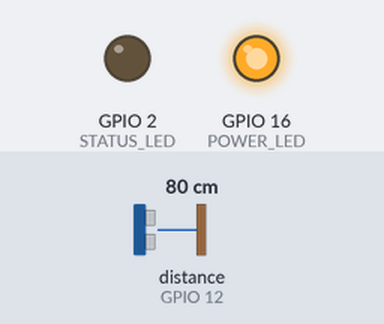
Bench run of a sketch on a simulated ESP32. Shown: output pins drawn as LEDs (lit = HIGH). Dashed ring = blinking. The inputs (shaded band) are chosen by the test bench; at power-on: distance to the obstacle (sensor on GPIO 12) 80 cm. The echo pulse lasts 58.3 µs per cm; WiFi joins after 1.5 s; servers stay silent unless stated; random numbers use the default seed unless the sketch sets one; no MQTT or app messages arrive unless stated; what the sketch prints to the serial monitor is not drawn.

Above: at 0.1 s.
At 2.7 s:
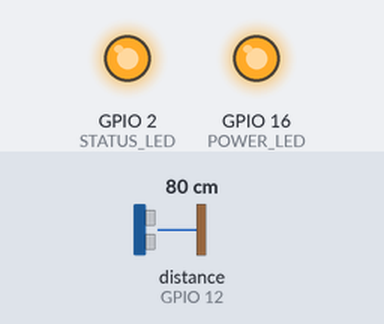
2.8 s: distance to the obstacle (sensor on GPIO 12) set to 2 cm
At 7.06 s:
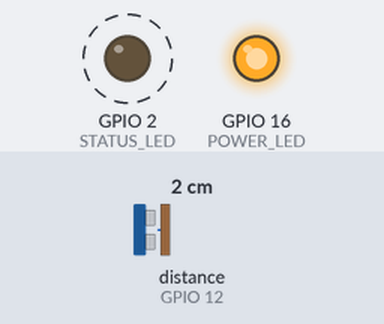
12.5 s: distance to the obstacle (sensor on GPIO 12) set to 35 cm
Timing chart, 0 to 31.5 s (numbered marks = the images above; inputs shaded):
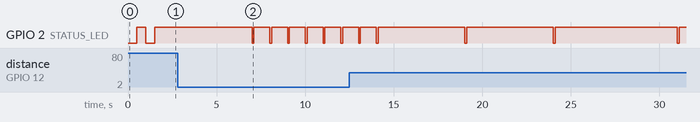

The sketch:

water_tank.ino
```cpp
/*
 * Smart Home Monitoring System
 * Water Tank Level Monitor - ESP32
 */

#include <WiFi.h>
#include <PubSubClient.h>
#include <NewPing.h>
#include <ArduinoJson.h>

// Configuration
const char* ssid          = "K";
const char* wifi_password = "12345678";

const char* mqtt_server = "test.mosquitto.org";
const int   mqtt_port   = 1883;
const char* mqtt_user   = "";
const char* mqtt_pass   = "";

const char* topic_water_level   = "home/watertank/level";
const char* topic_water_status  = "home/watertank/status";
const char* topic_system_status = "home/system/status";

const char* node_id       = "WATER_TANK_01";
const char* node_location = "Main Water Tank";

#define TRIGGER_PIN  14
#define ECHO_PIN     12
#define MAX_DISTANCE 300
#define POWER_LED    16
#define STATUS_LED   2

// Tank Parameters (1 m tank)
const float TANK_HEIGHT    = 100.0;
const float EMPTY_DISTANCE =  90.0;
const float FULL_DISTANCE  =  10.0;

// Timing
const long RECONNECT_INTERVAL = 5000;

const float LVL_MID  = 75.0;   // above this → 5 s interval
const float LVL_HIGH = 90.0;   // above this → 1 s interval
const long  INT_LOW  = 7000;   // <75%  → 7 s
const long  INT_MID  = 5000;   // 75–90% → 5 s
const long  INT_HIGH = 1000;   // >90%  → 1 s

// IIR Filter Parameters
const float IIR_ALPHA   = 0.4f; // 0.0 = max smooth, 1.0 = no filter
float       iirFiltered = -1.0f;

// Global Objects
NewPing      sonar(TRIGGER_PIN, ECHO_PIN, MAX_DISTANCE);
WiFiClient   espClient;
PubSubClient client(espClient);

unsigned long lastSensorRead = 0;
unsigned long lastReconnect  = 0;
long          sensorInterval = INT_LOW;

float   iirFilter(float sample);
long    getSensorInterval(float levelPct);
void    setupWiFi();
boolean reconnectMQTT();
void    readAndPublish();

// IIR Filter
// First-order exponential moving average: y[n] = α·x[n] + (1-α)·y[n-1]
float iirFilter(float sample) {
  if (iirFiltered < 0.0f) iirFiltered = sample;
  else iirFiltered = IIR_ALPHA * sample + (1.0f - IIR_ALPHA) * iirFiltered;
  return iirFiltered;
}

// Dynamic Poll Interval
long getSensorInterval(float levelPct) {
  if      (levelPct > LVL_HIGH) return INT_HIGH;
  else if (levelPct > LVL_MID)  return INT_MID;
  else                          return INT_LOW;
}

void setupWiFi() {
  Serial.print("Connecting to WiFi: ");
  Serial.println(ssid);
  WiFi.mode(WIFI_STA);
  WiFi.begin(ssid, wifi_password);
  while (WiFi.status() != WL_CONNECTED) {
    delay(500);
    Serial.print(".");
    digitalWrite(STATUS_LED, !digitalRead(STATUS_LED));
  }
  Serial.println("\nWiFi connected! IP: " + WiFi.localIP().toString());
  digitalWrite(STATUS_LED, HIGH);
}

// MQTT
boolean reconnectMQTT() {
  Serial.print("Connecting to MQTT...");
  String clientId = String(node_id) + "_" + String(random(0xffff), HEX);
  if (client.connect(clientId.c_str(), mqtt_user, mqtt_pass)) {
    Serial.println(" connected!");
    client.publish(topic_system_status,
                   ("{\"node\":\"" + String(node_id) + "\",\"status\":\"online\"}").c_str(),
                   true);
  } else {
    Serial.print(" failed, rc=");
    Serial.println(client.state());
  }
  return client.connected();
}

// Sensor Read & Publish
void readAndPublish() {
  unsigned int rawCm = sonar.ping_cm();
  Serial.print("[SENSOR] Raw: "); Serial.print(rawCm); Serial.println(" cm");

  if (rawCm == 0) {
    Serial.println("[ERROR] No echo - check wiring TRIG=GPIO14, ECHO=GPIO12");
    return;
  }

  float filteredCm = iirFilter((float)rawCm);
  Serial.print("[FILTER] IIR: "); Serial.print(filteredCm, 1); Serial.println(" cm");

  float distance = constrain(filteredCm, FULL_DISTANCE, EMPTY_DISTANCE);
  float levelCm  = TANK_HEIGHT - distance;
  float levelPct = ((EMPTY_DISTANCE - distance) / (EMPTY_DISTANCE - FULL_DISTANCE)) * 100.0;
  levelPct = constrain(levelPct, 0.0, 100.0);

  sensorInterval = getSensorInterval(levelPct);
  Serial.print("[INTERVAL] Next read in "); Serial.print(sensorInterval / 1000); Serial.println(" s");

  String status;
  if      (levelPct >= 80.0) status = "FULL";
  else if (levelPct >= 50.0) status = "NORMAL";
  else if (levelPct >= 20.0) status = "LOW";
  else                       status = "CRITICAL";

  JsonDocument doc;
  doc["node_id"]     = node_id;
  doc["timestamp"]   = millis();
  doc["level_cm"]    = round(levelCm  * 10) / 10.0;
  doc["percentage"]  = round(levelPct * 10) / 10.0;
  doc["distance_cm"] = round(distance * 10) / 10.0;
  doc["status"]      = status;

  char payload[256];
  serializeJson(doc, payload);

  String distPayload = "{\"node_id\":\"" + String(node_id)
                     + "\",\"raw_cm\":"    + String(rawCm)
                     + ",\"filtered_cm\":" + String(filteredCm, 1) + "}";
  client.publish("home/watertank/distance", distPayload.c_str());

  if (client.publish(topic_water_level, payload)) {
    Serial.print("Published: "); Serial.println(payload);
    digitalWrite(STATUS_LED, LOW);
    delay(100);
    digitalWrite(STATUS_LED, HIGH);
  }

  client.publish(topic_water_status, status.c_str());

  if (status == "CRITICAL") {
    String alert = "{\"type\":\"WATER_CRITICAL\",\"message\":\"Water below 20%\","
                   "\"node\":\"" + String(node_id) + "\","
                   "\"level\":" + String(levelPct, 1) + "}";
    client.publish("home/alerts/water", alert.c_str());
  }
}

// Setup
void setup() {
  Serial.begin(115200);
  pinMode(POWER_LED, OUTPUT);
  pinMode(STATUS_LED, OUTPUT);
  digitalWrite(POWER_LED, HIGH);
  digitalWrite(STATUS_LED, LOW);

  setupWiFi();
  client.setServer(mqtt_server, mqtt_port);
  client.setKeepAlive(60);
  reconnectMQTT();
}

// Loop
void loop() {
  if (WiFi.status() != WL_CONNECTED) setupWiFi();

  if (!client.connected()) {
    unsigned long now = millis();
    if (now - lastReconnect > RECONNECT_INTERVAL) {
      lastReconnect = now;
      reconnectMQTT();
    }
  } else {
    client.loop();
  }

  unsigned long now = millis();
  if (now - lastSensorRead >= (unsigned long)sensorInterval) {
    lastSensorRead = now;
    readAndPublish();
  }
}
```
